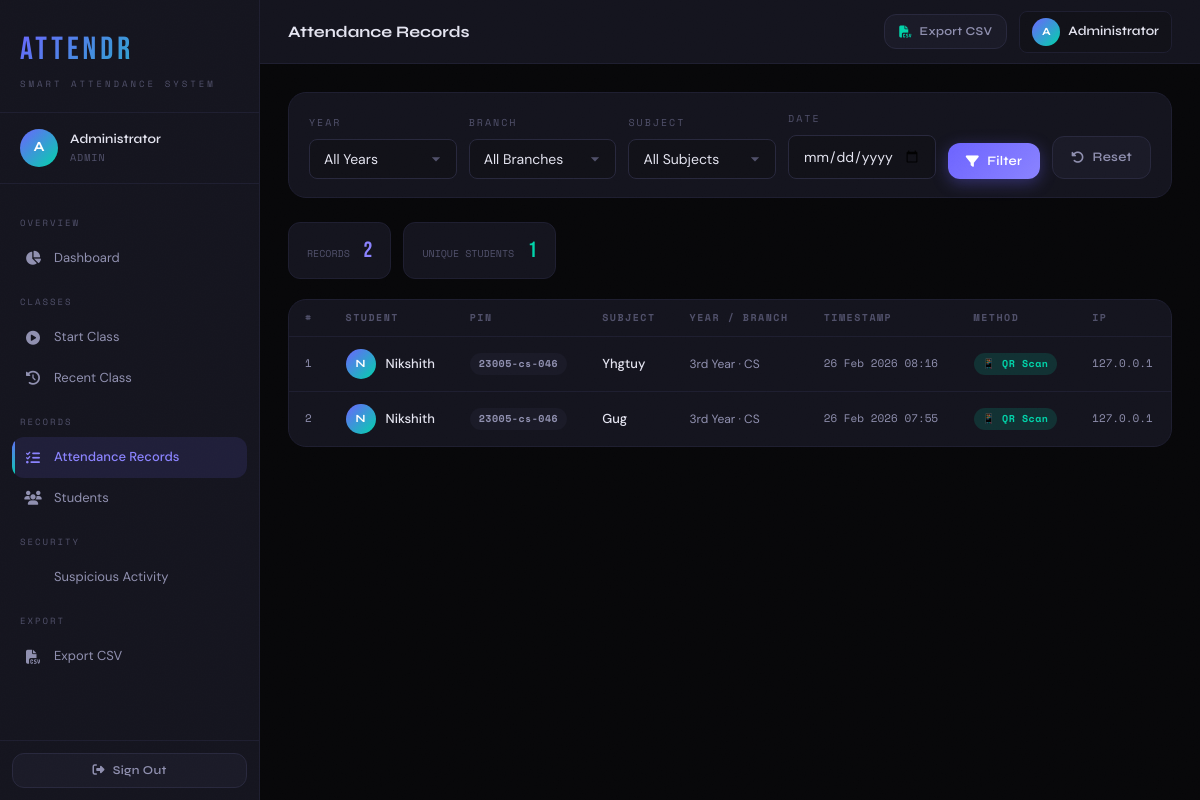
Page /admin/attendance (signed in) on the committed database.
### app.py (models this page shows, shortened)
class User(UserMixin, db.Model):
    __tablename__ = 'user'
    id           = db.Column(db.Integer, primary_key=True)
    pin          = db.Column(db.String(30), unique=True, nullable=False, index=True)
    name         = db.Column(db.String(120), nullable=False)
    password     = db.Column(db.String(256), nullable=False)
    role         = db.Column(db.String(10), default='student', nullable=False)
    year         = db.Column(db.String(10), nullable=True)
    branch       = db.Column(db.String(20), nullable=True)
    is_active    = db.Column(db.Boolean, default=True)
    is_suspended = db.Column(db.Boolean, default=False)
    last_login   = db.Column(db.DateTime, nullable=True)
    created_at   = db.Column(db.DateTime, default=datetime.utcnow)
    attendances      = db.relationship('Attendance', backref='student', lazy='dynamic',
                                       foreign_keys='Attendance.student_id')
    suspicious_logs  = db.relationship('SuspiciousLog', backref='user', lazy='dynamic')

class Attendance(db.Model):
    __tablename__ = 'attendance'
    id            = db.Column(db.Integer, primary_key=True)
    student_id    = db.Column(db.Integer, db.ForeignKey('user.id'), nullable=False)
    session_id    = db.Column(db.Integer, db.ForeignKey('class_session.id'), nullable=False)
    ip_address    = db.Column(db.String(64), nullable=True)
    latitude      = db.Column(db.String(30), nullable=True)
    longitude     = db.Column(db.String(30), nullable=True)
    is_manual     = db.Column(db.Boolean, default=False)
    timestamp     = db.Column(db.DateTime, default=datetime.utcnow)
    __table_args__ = (db.UniqueConstraint('student_id', 'session_id', name='uq_student_session'),)

class Subject(db.Model):
    __tablename__ = 'subject'
    id       = db.Column(db.Integer, primary_key=True)
    name     = db.Column(db.String(120), nullable=False)
    branch   = db.Column(db.String(20), nullable=True)
    year     = db.Column(db.String(10), nullable=True)
    sessions = db.relationship('ClassSession', backref='subject', lazy='dynamic')
    __table_args__ = (db.UniqueConstraint('name', 'branch', 'year', name='uq_subject_batch'),)

class ClassSession(db.Model):
    __tablename__ = 'class_session'
    id                 = db.Column(db.Integer, primary_key=True)
    subject_id         = db.Column(db.Integer, db.ForeignKey('subject.id'), nullable=False)
    created_by_id      = db.Column(db.Integer, db.ForeignKey('user.id'), nullable=False)
    year               = db.Column(db.String(10), nullable=False)
    branch             = db.Column(db.String(20), nullable=False)
    duration           = db.Column(db.Integer, nullable=False)   # minutes
    qr_token           = db.Column(db.String(64), nullable=False)
    token_generated_at = db.Column(db.DateTime, default=datetime.utcnow)
    expires_at         = db.Column(db.DateTime, nullable=False)
    is_active          = db.Column(db.Boolean, default=True)
    created_at         = db.Column(db.DateTime, default=datetime.utcnow)
    attendances  = db.relationship('Attendance', backref='session', lazy='dynamic')
    created_by   = db.relationship('User', foreign_keys=[created_by_id])

### app.py (the view)
@app.route('/admin/attendance', methods=['GET', 'POST'])
@login_required
def attendance_dashboard():
    if current_user.role != 'admin':
        return redirect(url_for('student_dashboard'))
    year       = request.args.get('year', '')
    branch     = request.args.get('branch', '').upper()
    subject_id = request.args.get('subject_id', '')
    date_str   = request.args.get('date', '')
    q = (db.session.query(Attendance, User, ClassSession, Subject)
         .join(User,         Attendance.student_id  == User.id)
         .join(ClassSession, Attendance.session_id  == ClassSession.id)
         .join(Subject,      ClassSession.subject_id == Subject.id))
    if year:
        q = q.filter(ClassSession.year == year)
    if branch:
        q = q.filter(func.upper(ClassSession.branch) == branch)
    if subject_id:
        q = q.filter(ClassSession.subject_id == int(subject_id))
    if date_str:
        try:
            d = datetime.strptime(date_str, '%Y-%m-%d').date()
            q = q.filter(func.date(Attendance.timestamp) == d)
        except ValueError:
            pass
    records = q.order_by(Attendance.timestamp.desc()).all()
    unique_students = len({r[1].id for r in records})
    subjects_list   = Subject.query.order_by(Subject.name).all()
    return render_template('attendance_dashboard.html',
                           records=records,
                           unique_students=unique_students,
                           subjects=subjects_list,
                           year=year, branch=branch,
                           subject_id=subject_id, date_str=date_str)

### app.py (called while the page is built)
@login_manager.user_loader
def load_user(user_id):
    return User.query.get(int(user_id))

### templates/attendance_dashboard.html (shortened to what this page needs)
{% extends "base.html" %}
{% block page_title %}Attendance Records{% endblock %}
{% block topbar_actions %}
  <a href="{{ url_for('export_csv') }}" class="btn btn-ghost btn-sm">
    <i class="fas fa-file-csv" style="color:var(--teal)"></i> Export CSV
  </a>
{% endblock %}
{% block content %}
<form method="GET" action="{{ url_for('attendance_dashboard') }}">
  <div class="filter-bar">
    <div class="form-group">
      <label class="form-label">YEAR</label>
      <select name="year" class="form-control">
        <option value="">All Years</option>
      </select>
    </div>
    <div class="form-group">
      <label class="form-label">BRANCH</label>
      <select name="branch" class="form-control">
        <option value="">All Branches</option>
      </select>
    </div>
    <div class="form-group">
      <label class="form-label">SUBJECT</label>
      <select name="subject_id" class="form-control">
        <option value="">All Subjects</option>
      </select>
    </div>
    <div class="form-group">
      <label class="form-label">DATE</label>
      <input type="date" name="date" class="form-control" value="{{ date_str }}"/>
    </div>
    <button type="submit" class="btn btn-primary">
      <i class="fas fa-filter"></i> Filter
    </button>
    <a href="{{ url_for('attendance_dashboard') }}" class="btn btn-ghost">
      <i class="fas fa-rotate-left"></i> Reset
    </a>
  </div>
</form>
<div style="display:flex;gap:12px;margin-bottom:20px;flex-wrap:wrap;">
  <div style="padding:10px 18px;background:var(--panel);border:1px solid var(--border);border-radius:var(--r-md);">
    <span style="font-family:'Space Mono',monospace;font-size:10px;color:var(--text3);">RECORDS</span>
    <span style="font-family:'Bebas Neue',sans-serif;font-size:22px;margin-left:10px;color:var(--accent-h);">{{ records|length }}</span>
  </div>
  <div style="padding:10px 18px;background:var(--panel);border:1px solid var(--border);border-radius:var(--r-md);">
    <span style="font-family:'Space Mono',monospace;font-size:10px;color:var(--text3);">UNIQUE STUDENTS</span>
    <span style="font-family:'Bebas Neue',sans-serif;font-size:22px;margin-left:10px;color:var(--teal);">{{ unique_students }}</span>
  </div>
</div>
<div class="card">
  <div class="card-body" style="padding:0;">
    <div class="table-wrap">
      <table>
        <thead>
          <tr>
            <th>#</th>
            <th>STUDENT</th>
            <th>PIN</th>
            <th>SUBJECT</th>
            <th>YEAR / BRANCH</th>
            <th>TIMESTAMP</th>
            <th>METHOD</th>
            <th>IP</th>
          </tr>
        </thead>
        <tbody>
          {% for att, user, sess, subj in records %}
          <tr>
            <td class="text-muted font-mono text-xs">{{ loop.index }}</td>
            <td>
              <div style="display:flex;align-items:center;gap:10px;">
                <div class="avatar" style="width:30px;height:30px;font-size:11px;">{{ user.name[0].upper() }}</div>
                <span style="font-weight:500;">{{ user.name }}</span>
              </div>
            </td>
            <td><span class="badge badge-neutral font-mono">{{ user.pin }}</span></td>
            <td style="text-transform:capitalize;font-weight:500;">{{ subj.name }}</td>
            <td class="text-muted text-sm">{{ sess.year }} · {{ sess.branch }}</td>
            <td class="font-mono text-xs" style="color:var(--text2);">{{ att.timestamp.strftime('%d %b %Y %H:%M') }}</td>
            <td>
              {% if att.is_manual %}
                <span class="badge badge-amber">✏️ Manual</span>
              {% else %}
                <span class="badge badge-teal">📱 QR Scan</span>
              {% endif %}
            </td>
            <td class="font-mono text-xs text-muted">{{ att.ip_address or '—' }}</td>
          </tr>
          {% else %}
          <tr>
            <td colspan="8">
              <div class="empty-state"><i class="fas fa-inbox"></i><p>No records found with current filters.</p></div>
            </td>
          </tr>
          {% endfor %}
        </tbody>
      </table>
    </div>
  </div>
</div>
{% endblock %}

### templates/base.html (shortened to what this page needs)
<!DOCTYPE html>
<html lang="en">
<head>
  <link rel="stylesheet" href="https://cdnjs.cloudflare.com/ajax/libs/font-awesome/6.5.0/css/all.min.css"/>
</head>
<body>
{% if current_user.is_authenticated %}
<div class="app-layout">
  <aside class="sidebar" id="sidebar">
    <div class="sidebar-logo">
      <div class="logo-text">ATTENDR</div>
      <div class="logo-sub">SMART ATTENDANCE SYSTEM</div>
    </div>
    <div class="sidebar-user">
      <div class="avatar">{{ current_user.name[0].upper() }}</div>
      <div class="sidebar-user-info">
        <div class="sidebar-user-name">{{ current_user.name }}</div>
        <div class="sidebar-user-role">{{ current_user.role.upper() }}
        </div>
      </div>
    </div>
    <nav class="sidebar-nav">
      {% if current_user.role == 'admin' %}
        <div class="nav-section-label">OVERVIEW</div>
        <a href="{{ url_for('admin_dashboard') }}" class="nav-item {% if request.endpoint == 'admin_dashboard' %}active{% endif %}">
          <i class="fas fa-chart-pie"></i> Dashboard
        </a>
        <div class="nav-section-label">CLASSES</div>
        <a href="{{ url_for('start_class') }}" class="nav-item {% if request.endpoint == 'start_class' %}active{% endif %}">
          <i class="fas fa-play-circle"></i> Start Class
        </a>
        <a href="{{ url_for('recent_class') }}" class="nav-item {% if request.endpoint == 'recent_class' %}active{% endif %}">
          <i class="fas fa-clock-rotate-left"></i> Recent Class
        </a>
        <div class="nav-section-label">RECORDS</div>
        <a href="{{ url_for('attendance_dashboard') }}" class="nav-item {% if request.endpoint == 'attendance_dashboard' %}active{% endif %}">
          <i class="fas fa-list-check"></i> Attendance Records
        </a>
        <a href="{{ url_for('student_info') }}" class="nav-item {% if request.endpoint == 'student_info' %}active{% endif %}">
          <i class="fas fa-users"></i> Students
        </a>
        <div class="nav-section-label">SECURITY</div>
        <a href="{{ url_for('suspicious_panel') }}" class="nav-item {% if request.endpoint == 'suspicious_panel' %}active{% endif %}">
           Suspicious Activity
        </a>
        <div class="nav-section-label">EXPORT</div>
        <a href="{{ url_for('export_csv') }}" class="nav-item">
          <i class="fas fa-file-csv"></i> Export CSV
        </a>
      {% endif %}
    </nav>
    <div class="sidebar-footer">
      <a href="{{ url_for('logout') }}" class="btn btn-ghost btn-full btn-sm">
        <i class="fas fa-right-from-bracket"></i> Sign Out
      </a>
    </div>
  </aside>
  <main class="main-content">
    <header class="topbar">
      <div class="topbar-title">{% block page_title %}{% endblock %}</div>
      <div class="topbar-actions">
        {% block topbar_actions %}{% endblock %}
        <div style="display:flex; align-items:center; gap:8px; padding: 6px 12px; background:var(--bg3); border:1px solid var(--border); border-radius: var(--r-sm);">
          <div class="avatar" style="width:28px;height:28px;font-size:11px;">{{ current_user.name[0].upper() }}</div>
          <span style="font-size:13px; font-family:'Syne',sans-serif; font-weight:600;">{{ current_user.name.split()[0] }}</span>
        </div>
      </div>
    </header>
    <div class="page-body fade-in">
      {% block content %}{% endblock %}
    </div>
  </main>
</div>
{% else %}
{% block auth_content %}{% endblock %}
{% endif %}
</body>
</html>

### rows in the picture
User: name "A", name "Administrator", role "ADMIN"
Attendance: name "N", name "Nikshith", pin "23005-cs-046", name "Yhgtuy", year "3rd Year", branch "CS", timestamp "26 Feb 2026 08:16", is_manual "📱 QR Scan", ip_address "127.0.0.1"
Attendance: name "N", name "Nikshith", pin "23005-cs-046", name "Gug", year "3rd Year", branch "CS", timestamp "26 Feb 2026 07:55", is_manual "📱 QR Scan", ip_address "127.0.0.1"

### other values in the picture
{{ records|length }} "2"
{{ unique_students }} "1"
